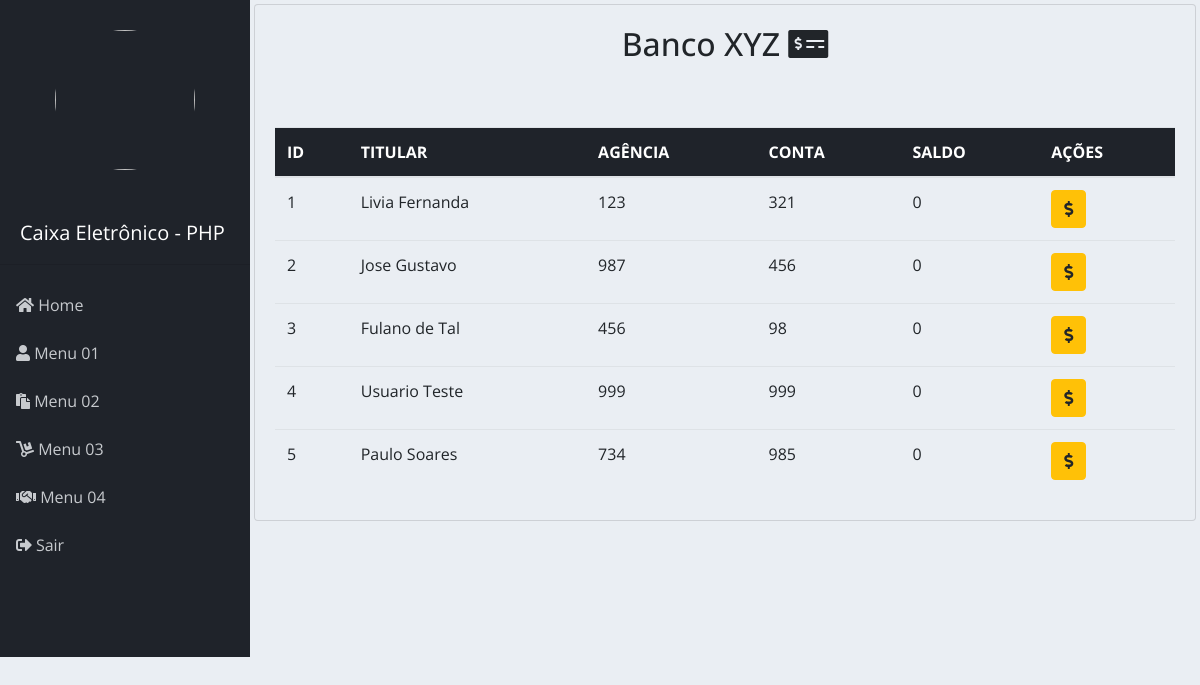
Page /index.php?login_success (signed in) on the committed database.
### tables this page shows
CREATE TABLE `contas` (
  `id` int(11) UNSIGNED NOT NULL,
  `titular` varchar(100) DEFAULT NULL,
  `agencia` int(11) DEFAULT NULL,
  `conta` int(11) DEFAULT NULL,
  `senha` varchar(50) DEFAULT NULL,
  `saldo` float DEFAULT NULL
);

### model/Contas.class.php (called while the page is built, shortened)
<?php
class Contas extends Conexao {
    public function listAccounts() {
        $pdo = parent::get_instance();
        $sql = "SELECT * FROM contas ORDER BY id ASC";
        $sql = $pdo->prepare($sql);
        $sql->execute();
        if($sql->rowCount() > 0) {
            return $sql->fetchAll();
        }
    }
}
?>

### index.php (the view, shortened to what this page needs)
<?php
if (isset($_SESSION['login'])) {
include_once 'model/Contas.class.php';
$contas = new Contas();
?>
<!DOCTYPE html>
<html lang="pt-br">
    <head>
		<link rel="stylesheet" type="text/css" href="assets/css/bootstrap/bootstrap.min.css">
        <link rel="stylesheet" href="assets/css/index.css">
		<link rel="stylesheet" href="https://use.fontawesome.com/releases/v5.1.0/css/all.css">
    </head>
    <body>
        <div class="d-flex">
            <nav class="sidebar">
                <ul class="list-unstyled">
                	<div class="image_company">
						<img src="assets/img/logo.png" class="rounded-circle rounded mx-auto d-block">
					</div><br><br>
                    <span class="text-center logo">
                        Caixa Eletrônico - PHP
                    </span><hr>
                    <li><a href=""><i class="fa fa-home"></i> Home</a></li>
                    <li><a href="#"><i class="fas fa-user"></i> Menu 01 </a></li>
                    <li><a href="#"><i class="fas fa-paste"></i> Menu 02 </a></li>
                    <li><a href="#"><i class="fas fa-dolly"></i> Menu 03 </a></li>
                    <li><a href="#"><i class="fas fa-handshake"></i> Menu 04</a></li>
                    <li><a href="controller/logout.php"><i class="fas fa-sign-out-alt"></i> Sair</a></li>
                </ul>
            </nav>
            <div class="content p-1">
                <div class="list-group-item" style="background-color: #eaeef3">
                        <div class="mr-auto p-2">
                            <h2 class="text-center"> Banco XYZ <i class="fa fa-money-check-alt"></i></h2><br><br>
                        </div>
                        <div class="table-responsive">
							<table class="table table-hover">
								<thead class="thead">
									<tr>
										<th>ID</th>
										<th>TITULAR</th>
										<th>AGÊNCIA</th>
										<th>CONTA</th>
										<th>SALDO</th>
										<th>AÇÕES</th>
									</tr>
								</thead>
								<tbody>
									<?php foreach($contas->listAccounts() as $accont): ?>
									<tr class="tr">
										<td><?php echo $accont['id']; ?></td>
										<td><?php echo $accont['titular']; ?></td>
										<td><?php echo $accont['agencia']; ?></td>
										<td><?php echo $accont['conta']; ?></td>
										<td><?php echo $accont['saldo']; ?></td>
										<td>
						<form method="POST" action="view/add_transacao.php">
							<button class="btn btn-warning btn-xs">
								<i class="fa fa-dollar-sign"></i>
							</button>
						</form>
										</td>
									</tr>
									<?php endforeach; ?>
								</tbody>
							</table>
						</div>
                </div>
            </div>
        </div>
    </body>
</html>
<?php
} else {
	header("Location: login.php?access_denied");
}
?>

### assets/css/index.css (style rules this page uses)
* { margin: 0; font-family: 'Open Sans', sans-serif; outline: none; transition: all .23s ease-in-out; }
body { background-color: #eaeef3; }
.image_company img { width: 140px; height: 140px; margin-top: 30px; }
.logo { font-size: 20px; color: #FFF; margin-left: 20px; }
.thead { background-color: #1f232a; color: #FFF; }
.tr { background-color: #eaeef3; }
.sidebar { background-color: #1f232a; min-width: 250px; max-width: 250px; height:657px; transition: all 0.3s; }
.sidebar ul li a { display: block; padding: 0.75rem 1rem; color: #c7cace; text-decoration: none; }
.content { width: 100%; }

### rows in the picture
contas: id "1", titular "Livia Fernanda", agencia "123", conta "321", saldo "0"
contas: id "2", titular "Jose Gustavo", agencia "987", conta "456", saldo "0"
contas: id "3", titular "Fulano de Tal", agencia "456", conta "98", saldo "0"
contas: id "4", titular "Usuario Teste", agencia "999", conta "999", saldo "0"
contas: id "5", titular "Paulo Soares", agencia "734", conta "985", saldo "0"
